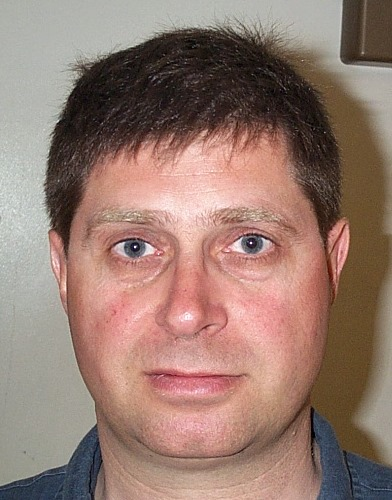
%> input picture images/DB1/db1_01.jpg, 392 x 500 px
$ octave --eval "prepareDatabase;"   (GNU Octave 9; MATLAB toolbox functions it lacks are replaced by stand-ins)
%> lines starting %> are read from the running program, lines starting %| are printed output that depends on the picture; in (x1, y1, x2, y2) boxes, pixels count from 0 and x2, y2 are one past the last pixel; in counts of white or black regions, pixels touching at a corner belong together; the program's own positions count from 1
%> in prepareDatabase, img is the input picture: size 500x392x3 uint8; mean R, G, B 150.1, 122.6, 111.8
### functions/lightCompensation.m
function [outputImage] = lightCompensation(inputImage)
%LIGHTCOMPENSATION Summary of this function goes here

workloadImage = im2double(inputImage); %[0-1]
grayImage = rgb2gray(workloadImage); %[0-1]
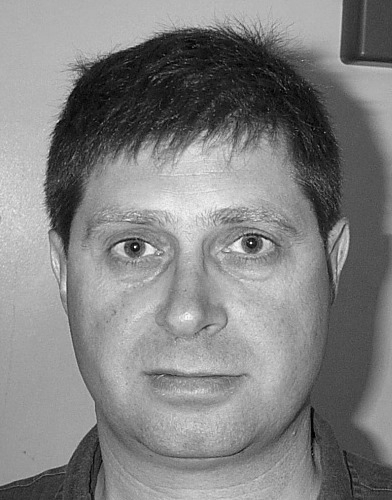
%> grayImage: size 500x392 double; min 0.00179, max 0.986, mean 0.508

mask = grayImage > 0.3;
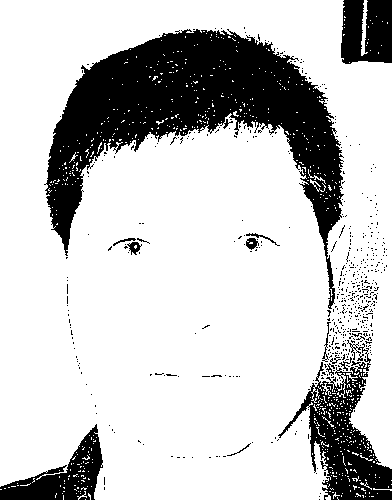
%> mask: size 500x392 logical; 78.3% white; 525 black regions (511 under 20 px), largest, box (x1, y1, x2, y2) and area: (44, 29, 344, 309) 28335, (278, 340, 392, 500) 6248, (0, 424, 103, 500) 3161

redChannel = imadjust(workloadImage(:, :, 1));
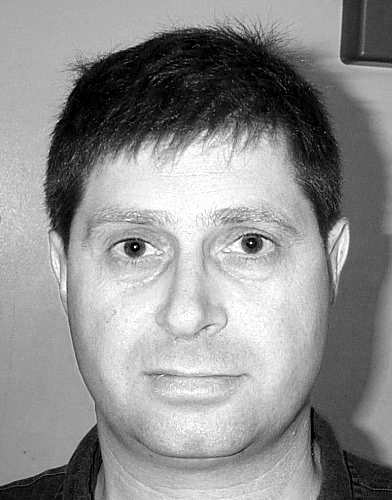
%> redChannel: size 500x392 double; min 0, max 1, mean 0.561
greenChannel = imadjust(workloadImage(:, :, 2));
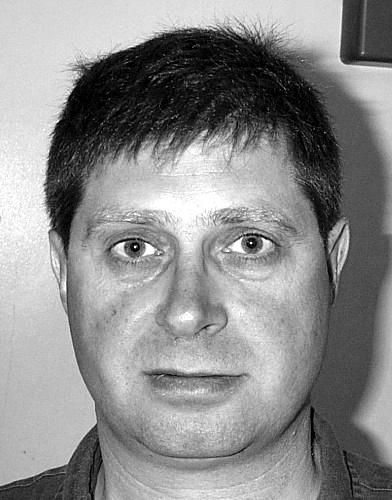
%> greenChannel: size 500x392 double; min 0, max 1, mean 0.55
blueChannel = imadjust(workloadImage(:, :, 3));
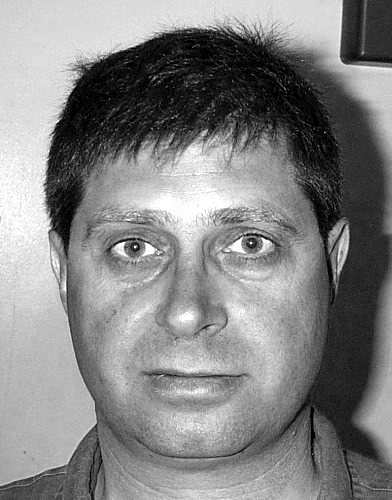
%> blueChannel: size 500x392 double; min 0, max 1, mean 0.517

meanR = mean(redChannel(mask));
%> meanR = 0.678
meanG = mean(greenChannel(mask));
%> meanG = 0.662
meanB = mean(blueChannel(mask));
%> meanB = 0.622

maxR = max(redChannel(mask));
%> maxR = 1
maxG = max(greenChannel(mask));
%> maxG = 1
maxB = max(blueChannel(mask));
%> maxB = 1

deltaR = maxR - meanR;
%> deltaR = 0.322
deltaG = maxG - meanG;
%> deltaG = 0.338
deltaB = maxB - meanB;
%> deltaB = 0.378

newR = redChannel + deltaR;
newG = greenChannel + deltaG;
newB = blueChannel + deltaB;
outputImage = cat(3,newR,newG,newB);
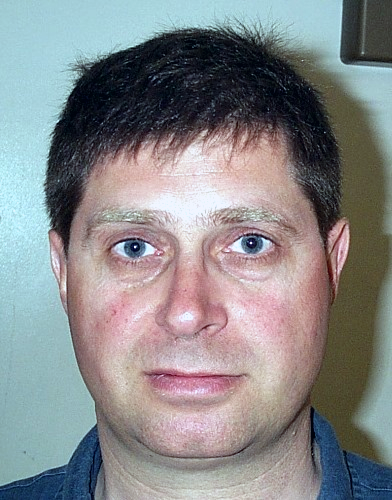
%> outputImage: size 500x392x3 double; mean R, G, B 0.883, 0.888, 0.895; drawn with min black and max white

end

### functions/cropImage.m
function [cIM] = cropImage(inputImage, edgeMargin)
%CROPIMAGE - Crop the faces to a standardized format.
%   The purpose of this function is to crop the image to a standardized
%   format.
%   First, the position of the eyes are used to straighten the image. The
%   image is thus rotated with the negative angle between the eyes.
%   Then, the position of the mouth together with recalculated positions
%   for the eyes are used to enclose the face. The eyes define the upper
%   corners of the crop, while the mouth defines the lower boundary. An
%   edgeMargin is used to give some space.
%   Finally, the cropped image is resized to a 250x250 square.

IM = inputImage; % Read input image
[FM,IT] = faceMask(IM); % Generate face mask and a translated image

% Get eye positions to find the rotation of the image.
[eres, ecent] = findEyes(FM, IT); % Find eyes in image, used for rotation

leftEye = ecent(1,:); % The left eye from findEyes centroids
rightEye = ecent(2,:); % The right eye from findEyes centroids
x1 = leftEye(1); % X coordinate of left eye
y1 = leftEye(2); % Y coordinate of left eye
x2 = rightEye(1); % X coordinate of right eye
y2 = rightEye(2); % Y coordinate of right eye

% The angle needed to straighten the image.
angle = atand(abs(y2-y1) / abs(x2-x1));
if (y1 > y2)
    angle = -angle;
end

% Rotate the image.
nIM = imrotate(IT, angle,'crop');

% Redefine eye positions for the crop.
[nFM,nIT] = faceMask(nIM); % New face mask after rotation
[neres, necent] = findEyes(nFM, nIT); % New eye mask and centroids after rotation

leftEye = necent(1,:); % The left eye from findEyes centroids
rightEye = necent(2,:); % The right eye from findEyes centroids
eyeLine = rightEye - leftEye; % The now straight line between the eyes
x1 = leftEye(1); % X coordinate of left eye used to find where to place the corner of the image
y1 = leftEye(2); % Y coordinate of left eye used to find where to place the corner of the image

% The mouth is needed to find lower edge of the crop.
[mres, mcent] = findMouth(nFM, nIT);

% Upper Left corner of the cropped image.
upLx = x1 - (eyeLine(1) * edgeMargin);
upLy = y1 - (eyeLine(1) * edgeMargin);

% Distance from UPLEFT to LOWRIGHT.
lowRx = eyeLine(1) + (eyeLine(1) * edgeMargin) * 2;
lowRy = (mcent(2) - upLy) * (1+edgeMargin/2);

% Cropping...
cIM = imcrop(nIT, [upLx upLy lowRx lowRy]);

% Make square
cIM = imresize(cIM, [250 250]);


end

### functions/faceMask.m
function [maskOutput, translatedImage] = faceMask(imageInput)

% Image to work on
workloadImage = im2double(imageInput);

% Color space change with image
%> the run ends on the next line
YCbCr = rgb2ycbcr(workloadImage);

% Split RGB into separate channels
R = workloadImage(:,:,1);
G = workloadImage(:,:,2);
B = workloadImage(:,:,3);

% Split YCbCr image into separate channels
Y = YCbCr(:,:,1);
Cb = YCbCr(:,:,2);
Cg = (128/255) - (81.085/255)*R + (122/255)*G - (30.915/255)*B;
Cr = YCbCr(:,:,3);

% skin mask
skinMask = (Cr./Cg);
skinMask(skinMask <= 0.95) = 0;
skinMask = imbinarize(skinMask);

% hair mask
hairMask = Cg ./ Y;
hairMask = imbinarize(hairMask);

shadowMask =1.5 * ((1-Cr) - Cb);
shadowMask = imbinarize(shadowMask);

maskComb =(skinMask - hairMask) - shadowMask;

% Morpholigical Operations
SE1=strel("rectangle",[1 1]);
maskComb = imerode(maskComb,SE1);

SE2 = strel('disk',5);
maskComb = imclose(maskComb, SE2);

% Save largest element which is the face
cropped = bwareafilt(imbinarize(maskComb),1);

SE2=strel("rectangle", [150,180]);
cropped = imclose(cropped,SE2);

% Find centroid of face
s = regionprops(cropped, 'centroid');
centroid = cat(1, s.Centroid);

% Translate face to center of image
centroidX = centroid(:,1);
centroidY = centroid(:,2);
imageCenterY = floor(size(workloadImage,1)/2);
imageCenterX = floor(size(workloadImage,2)/2);

diffX = imageCenterX - centroidX;
diffY = imageCenterY - centroidY;

% Return the finalized mask and the translated image
maskOutput = imtranslate(cropped,[diffX, diffY],'FillValues',0,OutputView='full');
translatedImage = imtranslate(workloadImage,[diffX, diffY],'FillValues',0,OutputView='full');

end

### functions/prepareDatabase.m
function prepareDatabase
% prepareDatabase - Read all images and store in a .mat-file

imageFiles = {
    "db1_01.jpg", "db1_05.jpg", "db1_09.jpg", "db1_13.jpg";
    "db1_02.jpg", "db1_06.jpg", "db1_10.jpg", "db1_14.jpg";
    "db1_03.jpg", "db1_07.jpg", "db1_11.jpg", "db1_15.jpg";
    "db1_04.jpg", "db1_08.jpg", "db1_12.jpg", "db1_16.jpg"
    };

flatFiles = imageFiles(:); % This makes it a 16x1 cell array

% Images as vectors
imagesAsVectors = [];

for i = 1:length(flatFiles)
    img = imread(flatFiles{i}); % Read image

    imgLC = lightCompensation(img); % Preform light compensation to assure all images are simmilar
    imgCr = cropImage(imgLC, 0.8); % Crop all images to be the same sizes and only contain relavant features
    imgGray = rgb2gray(im2double(imgCr)); % Convert image to gray for computational simplificationS

    imagesAsVectors = [imagesAsVectors, imgGray(:)]; % Store in matrix
end

% Save all images as matrix in a .mat-file
save('all_images', 'imagesAsVectors');
end
